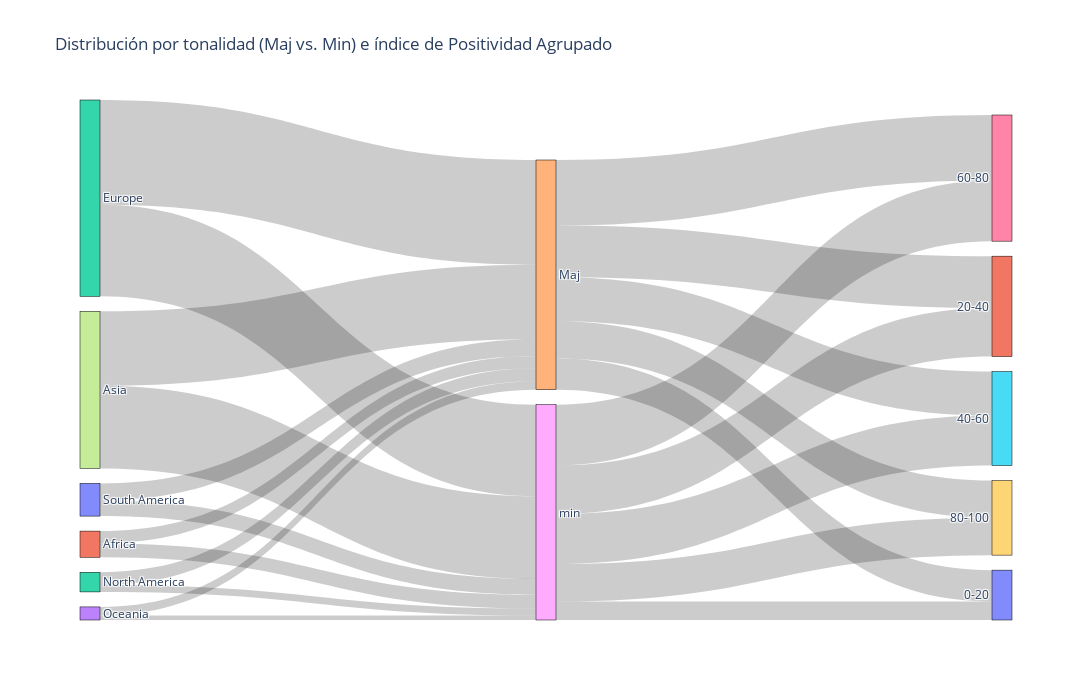

Notebook cell for this chart:
### Code cell
# Primero agrupamos las medidas que vamos a utilizar para ayudar en la visualización del Sankey Plot
top50_songs_world['rank_group'] = top50_songs_world['Ranking'].apply(group_rank)
top50_songs_world['pos_group'] = top50_songs_world['positiveness'].apply(ind_pos)

# Genramos la tabla que va a leer, atendiendo al flujo de cada nodo
ranking_tone = (top50_songs_world.groupby(['Geographic_Area','mode'])['Cancion'].count().reset_index()).rename(columns={'Geographic_Area':'source',
                                                                                                               'mode':'target',
                                                                                                               'Cancion':'value'})
ranking_tone_mode = (top50_songs_world.groupby(['mode','pos_group'])['Cancion'].count().reset_index()).rename(columns={'mode':'source',
                                                                                                               'pos_group':'target',
                                                                                                               'Cancion':'value'})
sankey_tone = pd.concat([ranking_tone,ranking_tone_mode], axis=0).sort_values(by=['source','target'])

# Generamos labels para mapear en el diagrama
unique_labels = list(set(sankey_tone['source']).union(set(sankey_tone['target'])))
label_to_index = {label: i for i, label in enumerate(unique_labels)}

sankey_tone['source'] = sankey_tone['source'].map(label_to_index)
sankey_tone['target'] = sankey_tone['target'].map(label_to_index)

# Generamos el Sankey
link = dict(source = sankey_tone['source'], target = sankey_tone['target'], value = sankey_tone['value'])
data = go.Sankey(
    node=dict(
        pad=15,
        thickness=20,
        line=dict(color="black", width=0.5),
        label=unique_labels  
    ),
    link=link
)

#Ajuste visual
fig = go.Figure(data)
fig.update_layout(
    width=1400,  
    height=700, 
    title='Distribución por tonalidad (Maj vs. Min) e índice de Positividad Agrupado'
)
fig.show()

### Figure 1 — Plotly figure (JSON) as saved in the notebook; plotly's stock layout.template omitted (floating-point values rounded to 4 significant figures)
{"data": [{"link": {"source": [11, 11, 7, 7, 12, 12, 4, 4, 4, 4, 4, 2, 2, 3, 3, 0, 0, 8, 8, 8, 8, 8], "target": [4, 8, 4, 8, 4, 8, 10, 1, 5, 6, 9, 4, 8, 4, 8, 4, 8, 10, 1, 5, 6, 9], "value": [94, 106, 569, 631, 800, 700, 239, 396, 336, 500, 284, 98, 52, 65, 35, 129, 121, 142, 371, 382, 464, 286]}, "node": {"label": ["South America", "20-40", "North America", "Oceania", "Maj", "40-60", "60-80", "Asia", "min", "80-100", "0-20", "Africa", "Europe"], "line": {"color": "black", "width": 0.5}, "pad": 15, "thickness": 20}, "type": "sankey"}], "layout": {"height": 700, "title": {"text": "Distribución por tonalidad (Maj vs. Min) e índice de Positividad Agrupado"}, "width": 1400}}
